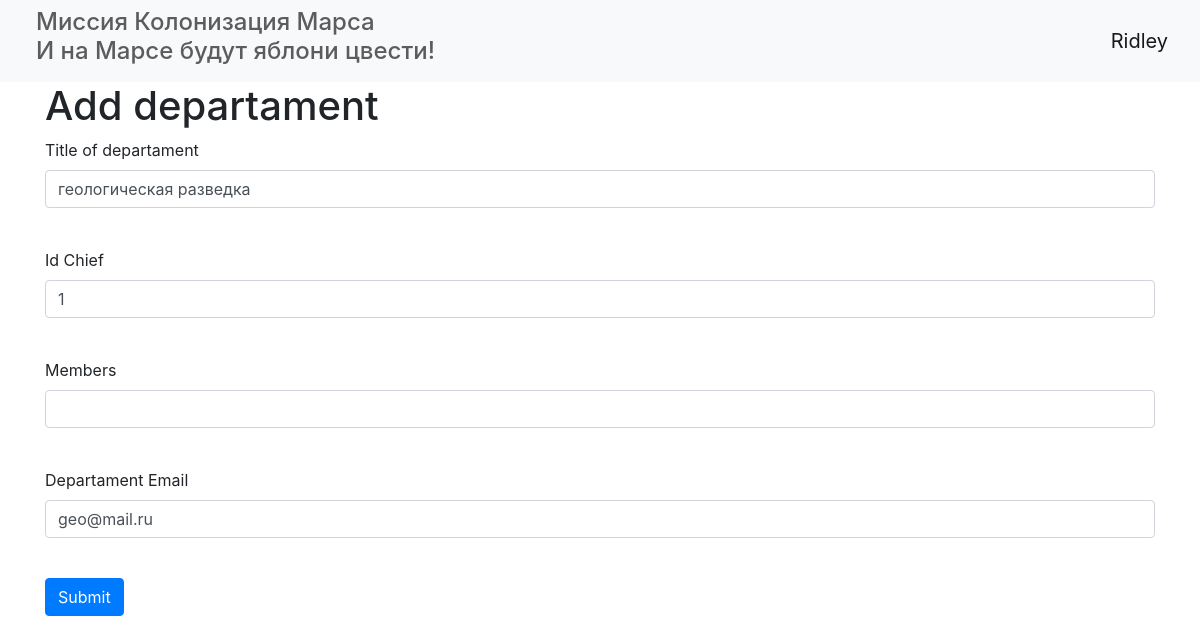
The page /departament/edit_departament/1 (signed in) on the database its author committed.
### data/users.py (models this page shows, shortened)
class User(SqlAlchemyBase, UserMixin):
    __tablename__ = 'users'
    id = sqlalchemy.Column(sqlalchemy.Integer, primary_key=True, autoincrement=True)
    surname = sqlalchemy.Column(sqlalchemy.String, nullable=True)
    name = sqlalchemy.Column(sqlalchemy.String)
    age = sqlalchemy.Column(sqlalchemy.Integer, nullable=True)
    position = sqlalchemy.Column(sqlalchemy.String, nullable=True)
    speciality = sqlalchemy.Column(sqlalchemy.String, nullable=True)
    address = sqlalchemy.Column(sqlalchemy.String, nullable=True)
    email = sqlalchemy.Column(sqlalchemy.String, index=True, unique=True, nullable=True)
    hashed_password = sqlalchemy.Column(sqlalchemy.String, nullable=True)
    modified_date = sqlalchemy.Column(sqlalchemy.DateTime, default=datetime.datetime.now)
    jobs = orm.relation("Jobs", back_populates='user')

### data/departments.py (models this page shows)
class Department(SqlAlchemyBase):
    __tablename__ = 'department'
    id = sqlalchemy.Column(sqlalchemy.Integer, primary_key=True, autoincrement=True)
    title = sqlalchemy.Column(sqlalchemy.String)
    chief = sqlalchemy.Column(sqlalchemy.Integer, sqlalchemy.ForeignKey("users.id"))
    members = sqlalchemy.Column(sqlalchemy.String, nullable=True)
    email = sqlalchemy.Column(sqlalchemy.String, index=True, unique=True, nullable=True)
    user_chief = orm.relation("User")

### main.py (the view, shortened to what this page needs)
@app.route('/departament/edit_departament/<int:id>', methods=['GET', 'POST'])
@login_required
def edit_departament(id):
    form = DepartamentsForm()
    if request.method == "GET":
        session = db_session.create_session()
        departament = session.query(Department).filter(Department.id == id).first()
        if departament:
            departament = session.query(Department).filter(Department.id == id,
                                                           ((Department.user_chief == current_user) |
                                                            (current_user.id == 1))).first()
            if departament:
                form.title.data = departament.title
                form.chief.data = departament.chief
                form.members.data = departament.members
                form.email.data = departament.email
            else:
                return "Вы не капитан и не создатель, значит не имеете доступ к департаменту"
        else:
            abort(404)
    return render_template('departament.html', title='Редактирование департамента', form=form)

### departamenform.py
class DepartamentsForm(FlaskForm):
    title = StringField("Title of departament", validators=[DataRequired()])
    chief = IntegerField("Id Chief", validators=[DataRequired()])
    members = IntegerField("Members", validators=[DataRequired()])
    email = StringField("Departament Email", validators=[DataRequired()])
    submit = SubmitField('Submit')

### data/db_session.py (called while the page is built)
def create_session() -> Session:
    global __factory
    return __factory()

### main.py (called while the page is built)
@login_manager.user_loader
def load_user(user_id):
    session = db_session.create_session()
    return session.query(User).get(user_id)

### templates/departament.html (shortened to what this page needs)
{% extends "base.html" %}
{% block content %}
    <h1>Add departament</h1>
    <form action="" method="post">
        <p>
            {{ form.title.label }}<br>
            {{ form.title(class="form-control") }}<br>
        </p>
        <p>
            {{ form.chief.label }}<br>
            {{ form.chief(class="form-control") }}<br>
        </p>
        <p>
            {{ form.members.label }}<br>
            {{ form.members(class="form-control") }}<br>
        </p>
        <p>
            {{ form.email.label }}<br>
            {{ form.email(class="form-control") }}<br>
        </p>
        <p>{{ form.submit(type="submit", class="btn btn-primary") }}</p>
    </form>
{% endblock %}

### templates/base.html (shortened to what this page needs)
<!doctype html>
<html lang="en">
<head>
    <link rel="stylesheet"
          href="https://stackpath.bootstrapcdn.com/bootstrap/4.4.1/css/bootstrap.min.css"
>
    <link rel="stylesheet" type="text/css" href="/static/css/style.css" />
</head>
<body>
<header>
    <nav class="navbar navbar-light bg-light">
        <h4 class="style">Миссия Колонизация Марса
            <br>И на Марсе будут яблони цвести!</h4>
        {% if current_user.is_authenticated %}
            <a class="navbar-brand" href="/logout">{{ current_user.name }}</a>
        {% else %}
            <p>
                <a class="btn btn-danger" href="/register">Зарегистрироваться</a>
                <a class="btn btn-info" href="/login">Войти</a>
            </p>
        {% endif %}
    </nav>
</header>
<main role="main" class="container">
    {% block content %}{% endblock %}
</main>
</body>
</html>

### static/css/style.css (style rules this page uses)
.style { padding-left: 20px; color: #5c5c5c; }

### rows shown on the page
User: name "Ridley"
Department: title "геологическая разведка", chief "1", email "geo@mail.ru"
